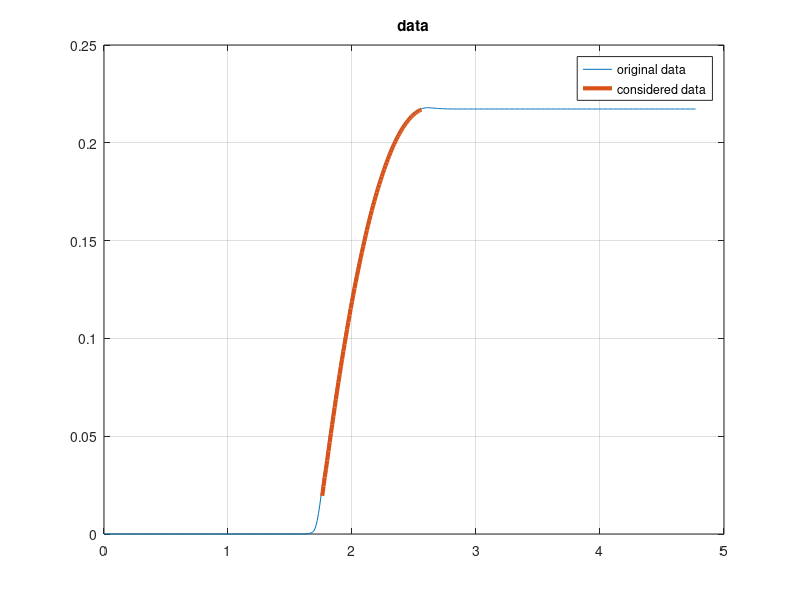
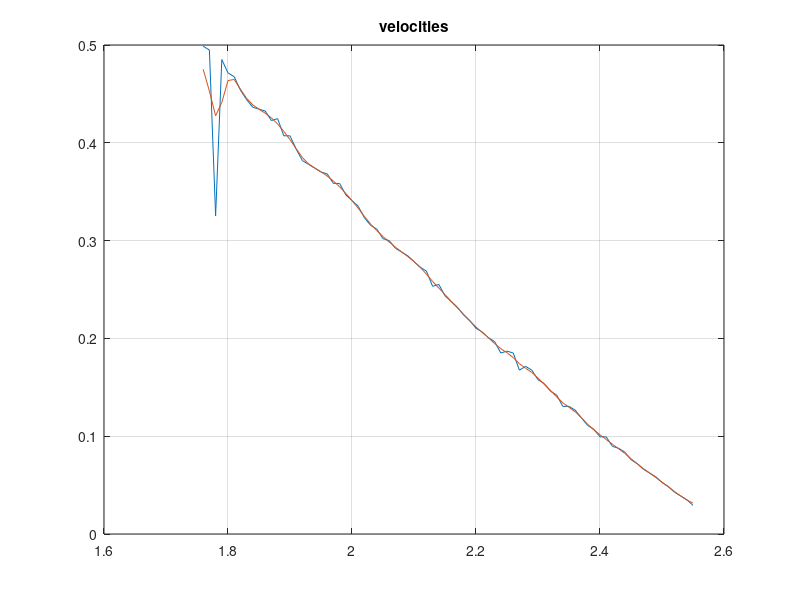
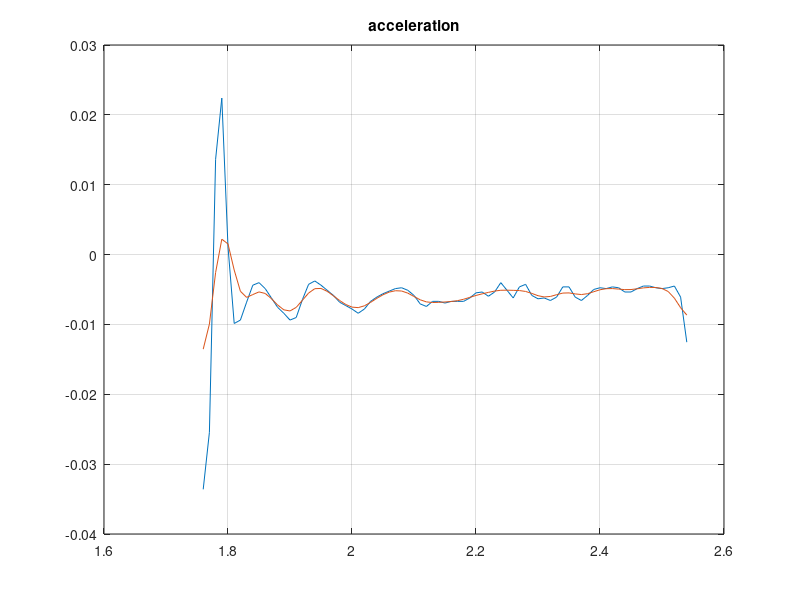
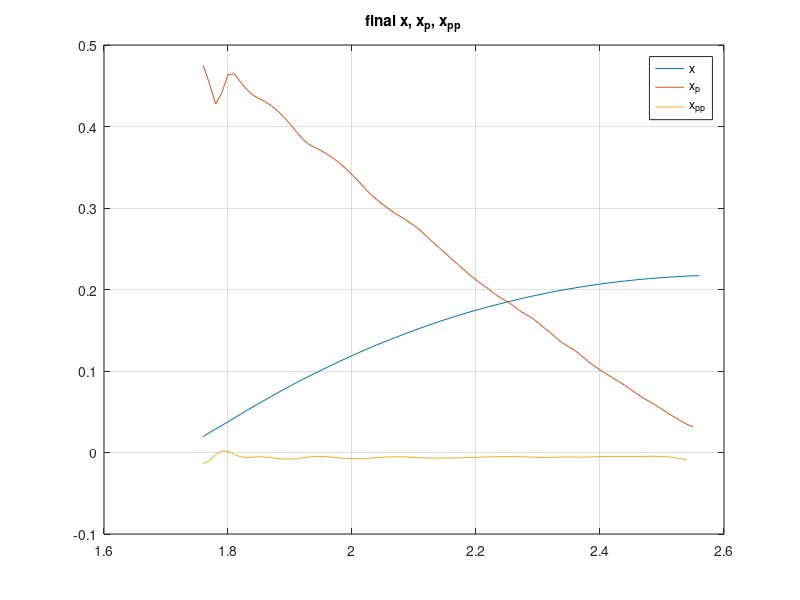

These charts were generated, in order, by the following MATLAB code:
%% Script per ricuperare i dati

clear all;clc;close all;

data0 = load('data0000.txt');

Rg=6.35e-3;
g=9.81;

fs = 100; % Hz
dt = 1/fs;
data= [data0];
time= 0:dt:(length(data)-1)*dt;

% Treating data
cart = (2*pi/2048*Rg)*data(:,2);

figure(1)
plot(time,cart)
grid on
hold on


n=find(cart<=cart(end)-0.0001);

cart = cart(n);
time = time(n);

%cutting part of interest

x_old=cart;
xp_old=diff(x_old)/dt;

q = find(xp_old==max(xp_old));
x_old = x_old(q:end);

%filtering displacement

for ii=1:2
     for i= 1:length(x_old)-1
         x_1(i)= (x_old(i)+x_old(i+1))/2;
     end
     
     x_1(length(x_old))=x_old(end);

     x(1)=x_old(1);
     for i= 2:length(x_1)
         x(i)= (x_1(i)+x_1(i-1))/2;
     end

     x_old=x;
end
x=x_old;
xp_old = xp_old(q:end);




figure(2)
plot([q*dt:dt:(q+(length(xp_old)-1))*dt],xp_old)
grid on; hold on



for ii=1:2
     for i= 1:length(xp_old)-1
         xp_1(i)= (xp_old(i)+xp_old(i+1))/2;
     end
     
     xp_1(length(xp_old))=xp_old(end);

     xp(1)=xp_1(1);
     for i= 2:length(xp_1)
         xp(i)= (xp_1(i)+xp_1(i-1))/2;
     end

     xp_old=xp;
end

plot([q*dt:dt:(q+(length(xp)-1))*dt],xp)
title('velocities')

xpp_old=diff(x,2)/dt;

figure(3)
plot([q*dt:dt:(q+(length(xpp_old)-1))*dt],xpp_old)
grid on; hold on
fin_val=xpp_old(end);
for ii=1:5
     for i= 1:length(xpp_old)-1
         xpp_1(i)= (xpp_old(i)+xpp_old(i+1))/2;
     end
     
     xpp_1(length(xpp_old))=xpp_old(end);

     xpp(1)=xpp_1(1);
     for i= 2:length(xpp_1)
         xpp(i)= (xpp_1(i)+xpp_1(i-1))/2;
     end

     xpp_old=xpp;
end

plot([q*dt:dt:(q+(length(xpp)-1))*dt],xpp)
title('acceleration')

figure(1)
plot([q*dt:dt:(q+(length(x)-1))*dt],x,'linewidth',3)
title('data')
legend('original data','considered data')
figure(4)
plot([q*dt:dt:(q+(length(x)-1))*dt],x)
hold on; grid on
plot([q*dt:dt:(q+(length(xp)-1))*dt],xp)
plot([q*dt:dt:(q+(length(xpp)-1))*dt],xpp)

title('final x, x_p, x_p_p')
legend('x','x_p','x_p_p')
M=879.5e-3;
F_old = M*xpp;
F=F_old;

%ploting relationship between F and v
figure
plot(xp(1:end-1),F,'linewidth',1)
grid on
title('function F = f(v)')

%if we can assume a model similar to F = mu*M*g
xppav=sum(xpp)/length(xpp);
mu=xppav/g;



xpn=fliplr(xp);
m=find(xpn<=0.4275);

Fnf=fliplr(F);
Fn=Fnf(m);
xpn=xpn(m);

n=find(xpn>=0.04821);


Fn=Fnf(n);
xpn=xpn(n);

figure
plot(fliplr(xpn),fliplr(Fn))

